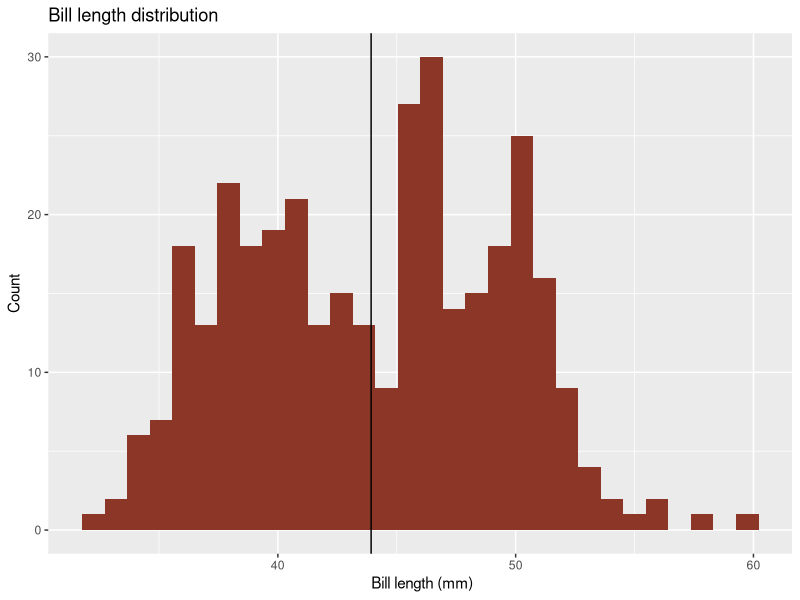
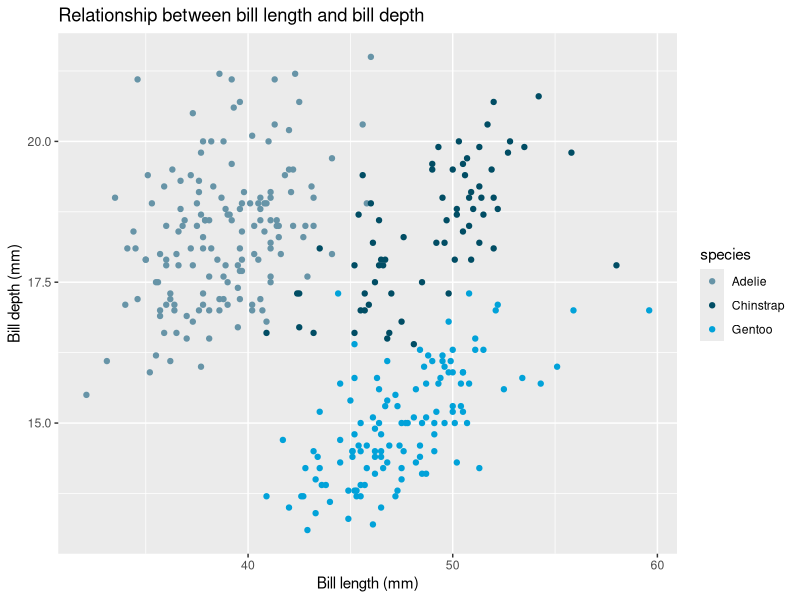
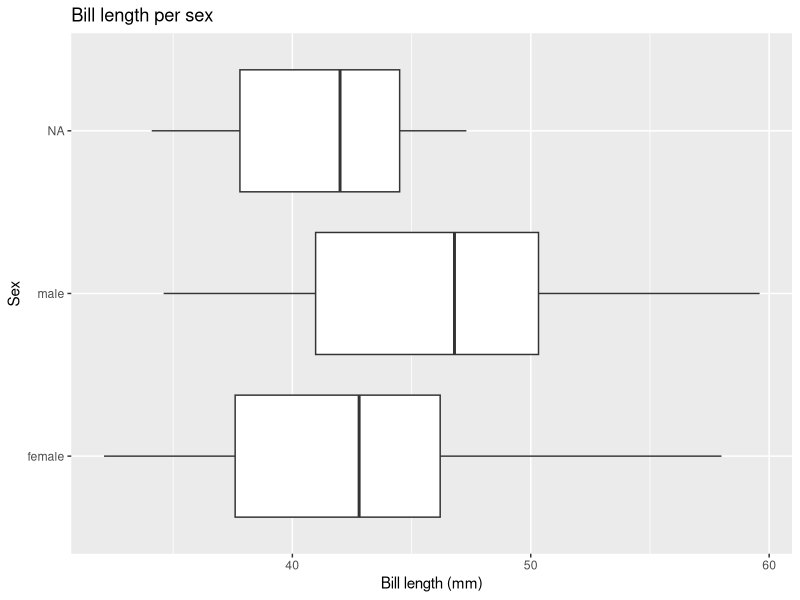
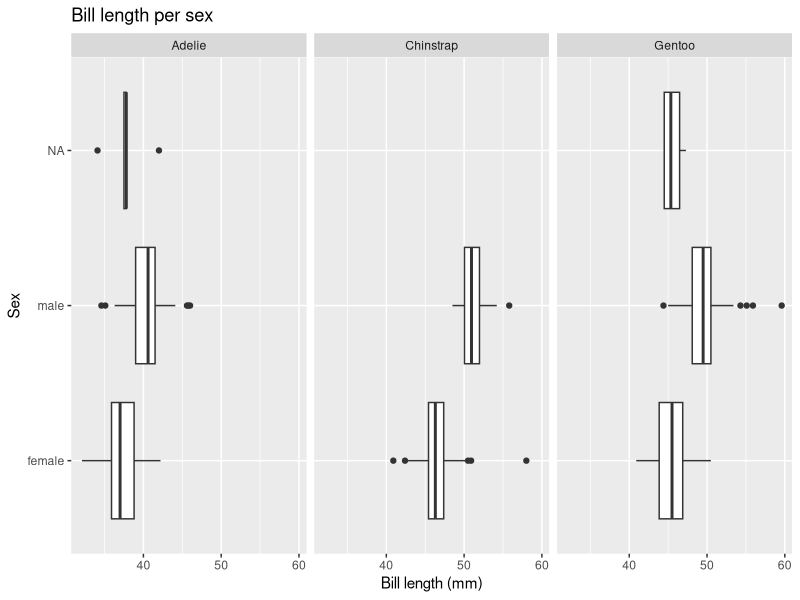

Here is the R script that generated these plots, in order:
## ---- chunk 1
#knitr::opts_chunk$set(echo = TRUE, message=FALSE, warning=FALSE)
## ---- chunk 2
library(tidyverse)         # for graphing and data cleaning
library(palmerpenguins)     # for penguin data
## ---- chunk 3
data(penguins) #load Palmer penguin data
## ---- chunk 4
R.Version()
## ---- chunk 5
dim(penguins)
## ---- chunk 6
penguins %>% 
  ggplot(aes(x=bill_length_mm))+
  geom_histogram(fill="tomato4")+
  geom_vline(aes(xintercept=mean(bill_length_mm,na.rm=TRUE)))+
  labs(title="Bill length distribution",
       x=" Bill length (mm)",
       y="Count")
## ---- chunk 7
penguins %>% 
  ggplot(aes(x=bill_length_mm,y=bill_depth_mm,color=species))+
  geom_point()+
  labs(title="Relationship between bill length and bill depth",
       x="Bill length (mm)",
       y="Bill depth (mm)")+
  ggthemes::scale_colour_economist()
  
## ---- chunk 8
penguins %>% 
  ggplot(aes(y=sex,x=bill_length_mm))+
  geom_boxplot()+
  labs(title="Bill length per sex", y="Sex", x="Bill length (mm)")
## ---- chunk 9
penguins %>% 
  ggplot(aes(y=sex,x=bill_length_mm))+
  geom_boxplot()+
  labs(title="Bill length per sex", y="Sex", x="Bill length (mm)")+
  facet_wrap(~species)
